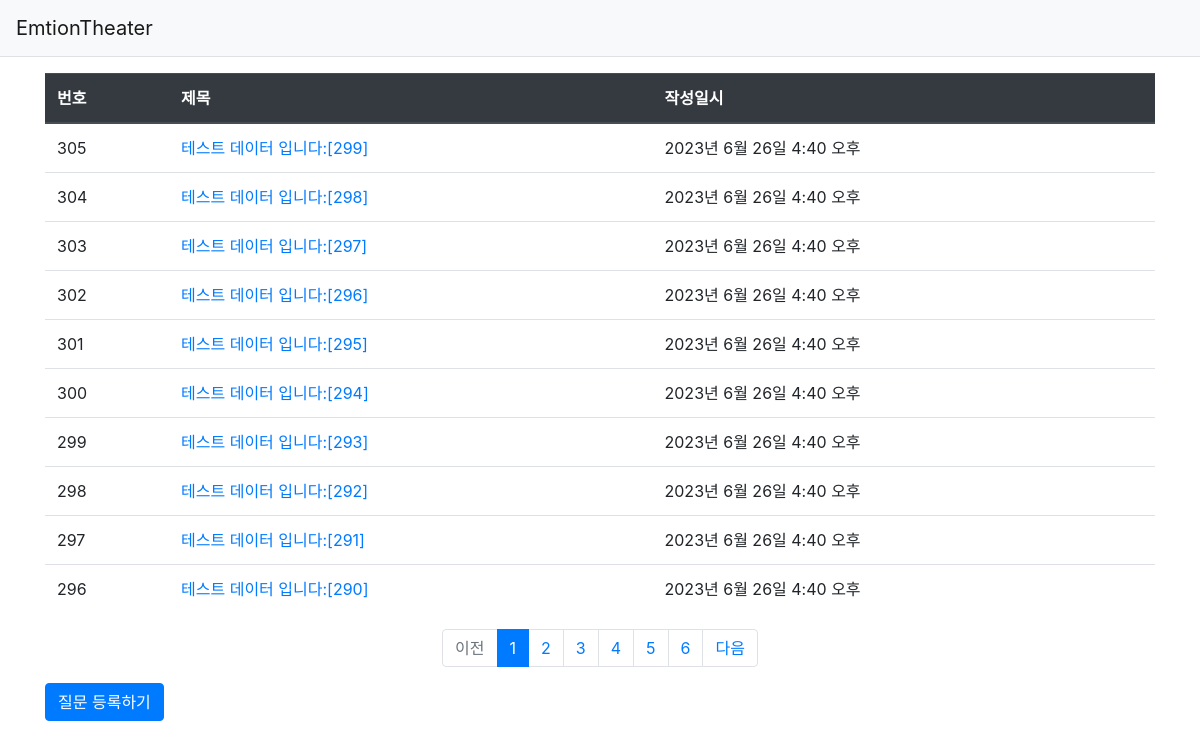
/questionlist/, run on the app's committed database.
### APP/models.py (models this page shows, shortened)
class Question(models.Model):
    subject = models.CharField(max_length=200)
    content = models.TextField()
    create_date = models.DateTimeField()

### APP/views.py (the view)
# urls.py: path('questionlist/', views.quest, name='quest'), # 게시판 질문목록 url 지정
def quest(request):
    page = request.GET.get('page', '1') # 페이지
    question_list = Question.objects.order_by('-create_date')
    paginator = Paginator(question_list, 10) # 페이지당 10개씩 보여 주기
    page_obj = paginator.get_page(page)
    context = {'question_list' : page_obj}
    return render(request, 'questlist/question_list.html' , context)

### APP/templatetags/questlist_filter.py (called while the page is built)
@register.filter
def sub(value, arg):
    return value - arg

### APP/templates/questlist/question_list.html (shortened to what this page needs)
{% extends 'questlist/base.html' %}
{% load questlist_filter %}
{% block content %}
<div class="container my-3">
    <table class="table">
        <thead>
        <tr class="thead-dark">
            <th>번호</th>
            <th>제목</th>
            <th>작성일시</th>
        </tr>
        </thead>
        <tbody>
        {% if question_list %}
        {% for question in question_list %}
        <tr>
            <td>{{ question_list.paginator.count|sub:question_list.start_index|sub:forloop.counter0|add:1}}</td>
            <td>
                <a href="{% url 'APP:detail' question.id %}">
                    {{ question.subject }}
                </a>
            </td>
            <td>{{ question.create_date }}</td>
        </tr>
        {% endfor %}
        {% else %}
        <tr>
            <td colspan="3">질문이 없습니다.</td>
        </tr>
        {% endif %}
        </tbody>
    </table>
    <ul class="pagination justify-content-center">
        {% if question_list.has_previous %}
        <li class="page-item">
            <a class="page-link" href="?page={{ question_list.previous_page_number }}">이전</a>
        </li>
        {% else %}
        <li class="page-item disabled">
            <a class="page-link" tabindex="-1" aria-disabled="true" href="#">이전</a>
        </li>
        {% endif %}
        {% for page_number in question_list.paginator.page_range %}
            {% if page_number >= question_list.number|add:-5 and page_number <= question_list.number|add:5 %}
                {% if page_number == question_list.number %}
                <li class="page-item active" aria-current="page">
                    <a class="page-link" href="?page={{ page_number}}">{{ page_number }}</a>
                </li>
                {% else %}
                <li class="page-item">
                    <a class="page-link" href="?page={{ page_number }}">{{ page_number }}</a>
                </li>
                {% endif %}
            {%  endif %}
        {% endfor %}
        {% if question_list.has_next %}
        <li class="page-item">
            <a class="page-link" href="?page={{ question_list.next_page_number }}">다음</a>
        </li>
        {% else %}
        <li class="page-item disabled">
            <a class="page-link" tabindex="-1" aria-disabled="true" href="#">다음</a>
        </li>
        {% endif %}
    </ul>
    <a href="{% url 'APP:question_create' %}" class="btn btn-primary">
        질문 등록하기
    </a>
</div>
{% endblock %}

### APP/templates/questlist/base.html (shortened to what this page needs)
{% load static %}
<!DOCTYPE html>
<html lang="ko">
<head>
    <link rel="stylesheet" type="text/css" href="{% static 'css/bootstrap.min.css' %}">
    <link rel="stylesheet" type="text/css" href="{% static 'css/style.css' %}">
</head>
<body>
    {% include "questlist/navbar.html" %}
    {% block content %}
    {% endblock %}
</body>
</html>

### APP/templates/questlist/navbar.html (shortened to what this page needs)
<nav class="navbar navbar-expand-lg navbar-light bg-light border-bottom">
    <a class="navbar-brand" href="{% url 'APP:emotion theater' %}">EmtionTheater</a>
    <div class="collapse navbar-collapse flex-grow-0" id="navbarNav">
        <ul class="navbar-nav">
            <li class="nav_item">
                <a class="nav-link" href="#"></a>
            </li>
        </ul>
    </div>
</nav>

### data on the page
Question: paginator.count|sub "305", subject "테스트 데이터 입니다:[299]", create_date "2023년 6월 26일 4:40 오후"
Question: paginator.count|sub "304", subject "테스트 데이터 입니다:[298]", create_date "2023년 6월 26일 4:40 오후"
Question: paginator.count|sub "303", subject "테스트 데이터 입니다:[297]", create_date "2023년 6월 26일 4:40 오후"
Question: paginator.count|sub "302", subject "테스트 데이터 입니다:[296]", create_date "2023년 6월 26일 4:40 오후"
Question: paginator.count|sub "301", subject "테스트 데이터 입니다:[295]", create_date "2023년 6월 26일 4:40 오후"
Question: paginator.count|sub "300", subject "테스트 데이터 입니다:[294]", create_date "2023년 6월 26일 4:40 오후"
Question: paginator.count|sub "299", subject "테스트 데이터 입니다:[293]", create_date "2023년 6월 26일 4:40 오후"
Question: paginator.count|sub "298", subject "테스트 데이터 입니다:[292]", create_date "2023년 6월 26일 4:40 오후"
Question: paginator.count|sub "297", subject "테스트 데이터 입니다:[291]", create_date "2023년 6월 26일 4:40 오후"
Question: paginator.count|sub "296", subject "테스트 데이터 입니다:[290]", create_date "2023년 6월 26일 4:40 오후"

### other printed values
{{ page_number }} "1"
{{ page_number }} "2" "3" "4" "5" "6"
